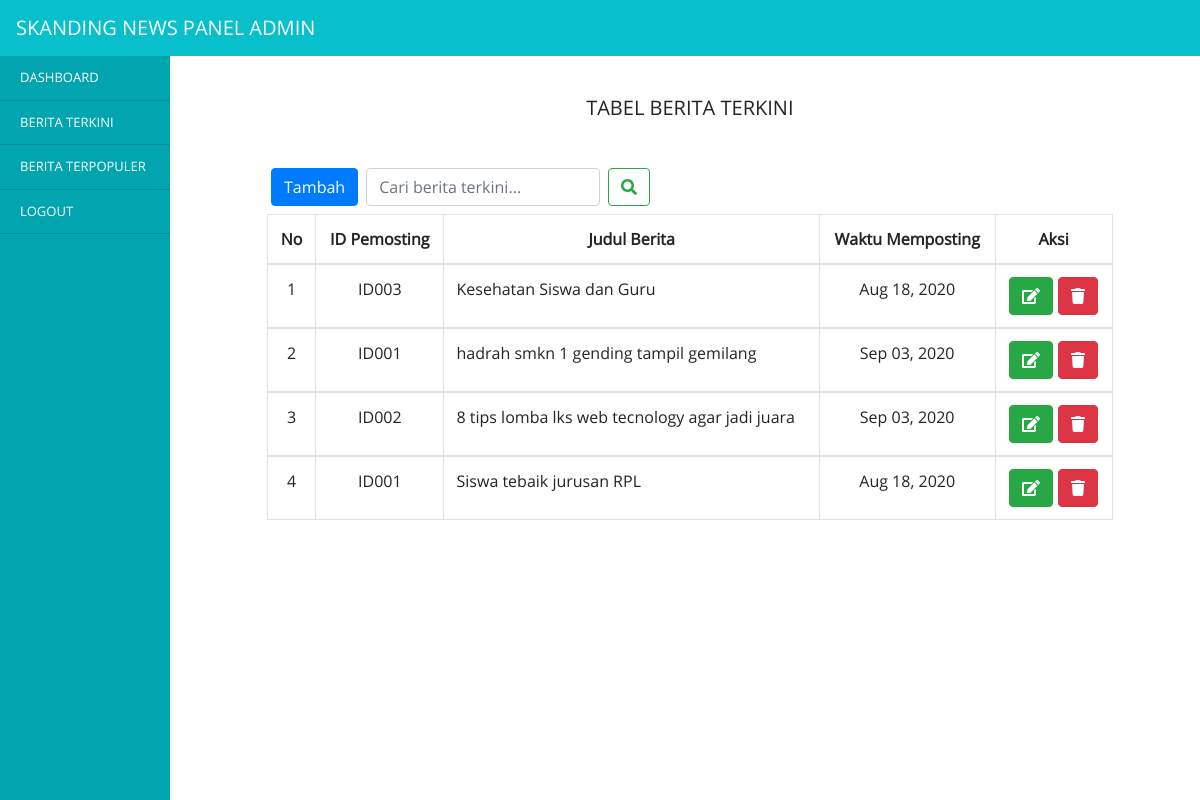
The app's page /datamasteradmin/content.php?page=berita_terkini with its own data.
### tables this page shows
CREATE TABLE `tb_post` (
  `id_post` int(11) NOT NULL,
  `id_kat` int(11) NOT NULL,
  `tgl_post` date NOT NULL,
  `judul_berita` varchar(100) NOT NULL,
  `gambar_berita` varchar(20) NOT NULL,
  `deskripsi_berita` text NOT NULL,
  `kategori_berita` varchar(225) NOT NULL,
  `isi_berita` text NOT NULL,
  `id_user` char(5) NOT NULL
);

CREATE TABLE `tb_user` (
  `idb` int(11) NOT NULL,
  `id_user` varchar(225) NOT NULL,
  `username` varchar(225) NOT NULL,
  `password` varchar(225) NOT NULL,
  `nama_lengkap` varchar(225) NOT NULL
);

### datamasteradmin/fuctionsberita.php (called while the page is built, shortened)
<?php
$conn = mysqli_connect('localhost', 'root', '', 'portal_berita_smk');
function tampil_berita_terkini($tampil_terkini) {
	global $conn;
	$result_terkini = mysqli_query($conn, $tampil_terkini);
	$rows = [];
	while ($row = mysqli_fetch_assoc($result_terkini)) {
	    $rows[] = $row;
	}
	return $rows;
}
?>

### datamasteradmin/panel_berita_terkini.php (the view, shortened to what this page needs)
<?php
$beritaTerkini = tampil_berita_terkini("SELECT * FROM tb_post,tb_user WHERE tb_post.id_user=tb_user.id_user");
?>
<div class="row">
	<div class="col-lg-3">
	</div>
	<div class="col-lg-9">
		<h5 class="text-center mt-5" data-aos="zoom-in">TABEL BERITA TERKINI</h5>
		<div class="row text-center mt-5" data-aos="zoom-in">
			<div class="row ml-1">
				<a href="tambah_berita_terkini.php" class="btn btn-primary" data-toggle="tooltip" data-placement="top" title="Tambah">Tambah</a>
				<form class="form-inline my-2 my-lg-0 ml-2" action="" method="post">
			      <input class="form-control mr-sm-2" type="search" name="keyword" placeholder="Cari berita terkini..." aria-label="Search" autocomplete="off">
			      <button class="btn btn-outline-success my-2 my-sm-0" type="submit" name="cari"><i class="fas fa-search"></i></button>
			    </form>
			</div>
			<table class="table table-bordered mt-2">
			  <thead>
			    <tr>
			      <th scope="col">No</th>
			      <th scope="col">ID Pemosting</th>
			      <th scope="col">Judul Berita</th>
			      <th scope="col">Waktu Memposting</th>
			      <th scope="col">Aksi</th>
			    </tr>
			  </thead>
			    	<?php $i=1; foreach ($beritaTerkini as $bt) :?>
				  <tbody>
					    <tr>
					    	<td><?= $i++; ?></td>
					    	<td><?= $bt['id_user']; ?></td>
					    	<td class="text-justify"><?= $bt['judul_berita']; ?></td>
					    	<td><?= date("M d, Y", strtotime($bt['tgl_post']))?></td>
					    	<td>
					    		<a href="edit_berita_terkini.php?id_post=<?php echo $bt['id_post']; ?>" class="btn btn-success"><i class="fas fa-edit"></i></a>
					    		<a href="hapus_terkini.php?id_post=<?php echo $bt['id_post']; ?>" class="btn btn-danger" onclick="return confirm('Yakin Data Akan Dihapus');"><i class="fas fa-trash"></i></a>
					    	</td>
					    </tr>
					</tbody>
			    	<?php endforeach; ?>
			</table>
		</div>
	</div>
</div>

### datamasteradmin/content.php (shortened to what this page needs)
<?php
	require 'fuctionsberita.php';
?>
<!DOCTYPE html>
<html lang="en">
<head>
	<link rel="stylesheet" href="../vendor/bootstrap/bootstrap.css">
	<link rel="stylesheet" href="../vendor/fontawesome/fontawesome.css">
	<link rel="stylesheet" href="../vendor/aos/aos.css">
	<link rel="stylesheet" href="styleadmi.css">
</head>
<body>
	<nav class="navbar navbar-expand-lg navbar-light bg-light bg-primarys fixed-top">
	  <a class="navbar-brand text-white" href="#">SKANDING NEWS PANEL ADMIN</a>
	</nav>
<div class="row">
	<div class="col-lg-2 fixed-top list-hidden" style="margin-top: 56px;margin-left: -15px;">
		<ul class="list-group list-group-flush">
		  <a href="?page=dashboard" class="list-group-item list-group-item-action list-text bg-primarysy list-hover">DASHBOARD</a>
		  <a href="?page=berita_terkini" class="list-group-item list-group-item-action list-text bg-primarysy list-hover">BERITA TERKINI</a>
		  <a href="?page=berita_populer" class="list-group-item list-group-item-action list-text bg-primarysy list-hover">BERITA TERPOPULER</a>
		  <a href="logout.php" class="list-group-item list-group-item-action list-text bg-primarysy list-hover">LOGOUT</a>
		  <a href="#" class="list-group-item list-group-item-action list-text bg-primarysy" style="height: 900px;"></a>
		</ul>
	</div>
	<div class="col-lg-11 mt-5">
			<?php require "data.php"; ?>
	</div>
</div>
</body>
</html>

### datamasteradmin/data.php (shortened to what this page needs)
<div class="content">
  <?php
	if(isset($_GET['page'])){
		$page = $_GET['page'];
		switch ($page) {
			case 'berita_terkini':
				include "panel_berita_terkini.php";
				break;
		}
		}else{
			include "dashboard.php";
		}
 	?>
</div>

### datamasteradmin/styleadmi.css (style rules this page uses)
body { padding: 0; margin: 0; overflow-x: hidden; }
.bg-primarys { background-color: #07C0CB !important; }
.bg-primarysy { background-color: #00a5af !important; }
.list-text { font-size: 13px; color: white; }

### datamasteradmin/content.php (style rules this page uses)
body { font-family: "opensans"; }

### records on screen
tb_post: tb_user.id_user "ID003", judul_berita "Kesehatan Siswa dan Guru", tgl_post "Aug 18, 2020"
tb_post: tb_user.id_user "ID001", judul_berita "hadrah smkn 1 gending tampil gemilang", tgl_post "Sep 03, 2020"
tb_post: tb_user.id_user "ID002", judul_berita "8 tips lomba lks web tecnology agar jadi juara", tgl_post "Sep 03, 2020"
tb_post: tb_user.id_user "ID001", judul_berita "Siswa tebaik jurusan RPL", tgl_post "Aug 18, 2020"
